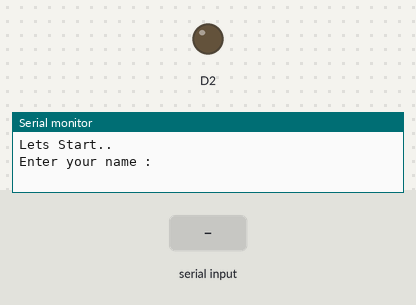
A sketch run on a simulated ESP8266 (NodeMCU). Shown: output pins drawn as LEDs (lit = HIGH), the last lines printed to the serial monitor. Dashed ring = blinking. Inputs (shaded band) come from the test bench.

Above: at 0.8 s.
0.9 s: "90,45\n" received over Serial
3.4 s: "30,150\n" received over Serial
At 4.2 s:
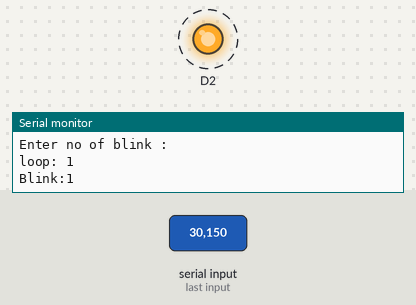
Timing chart, 0 to 12.4 s (numbered marks = the images above; inputs shaded):
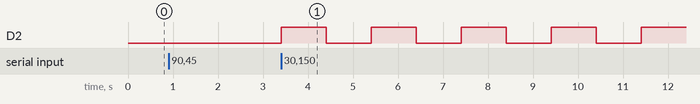

Measured:
- after the input at 3.4 s, D2: alternates HIGH for 1.0 s and LOW for 1.0 s, starting at once

The sketch:

8_More_on_serial_moniter.ino
```cpp
int n=5,m=1;
int loopcnt=0;

void setup() {
  // initialize digital pin LED_BUILTIN as an output.
  Serial.begin(9600);
  pinMode(D2, OUTPUT);

  Serial.println("Lets Start..");
  String Myname;
  Serial.println("Enter your name : ");
  while(Serial.available()==0){}
  Myname=Serial.readString();
  Serial.println("Welcome "+Myname+"!");

  Serial.println("Enter no of blink : ");
  while(Serial.available()==0){}
  n=Serial.parseInt();//Serial.readString();for string
}

// the loop function runs over and over again forever
void loop() {
  loopcnt++;
  Serial.println();
  Serial.print("loop: ");
  Serial.println(loopcnt);
  for(int i=1;i<=n;i++)
  {
    Serial.print("Blink:");
    Serial.println(i);
    digitalWrite(D2,HIGH);
    delay(1000);
    digitalWrite(D2,LOW);
    delay(1000);
  }
}
```
